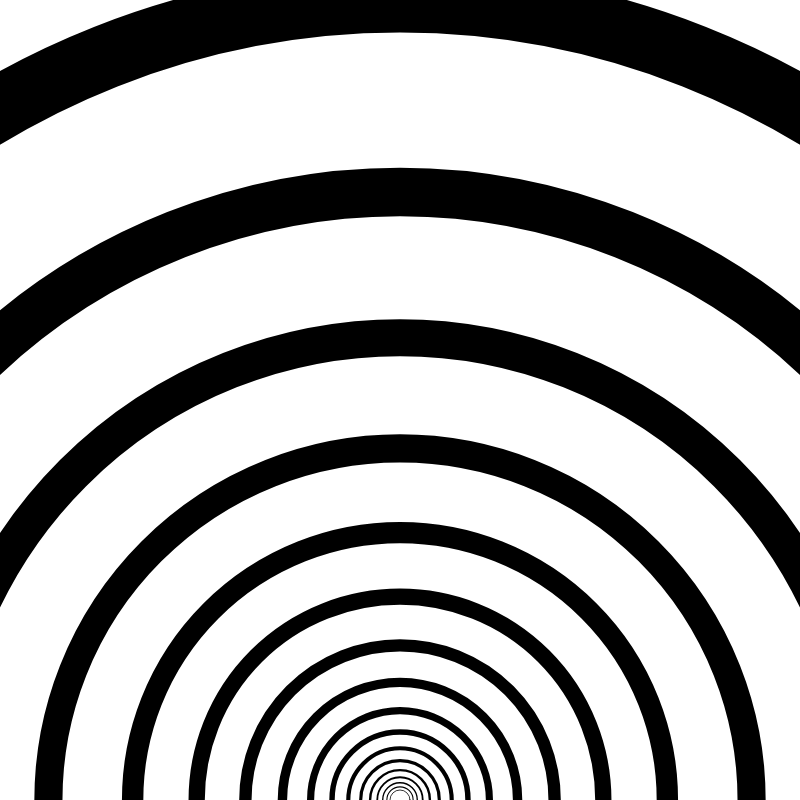
Frame 1 (no input)
Frame 60 (no input): identical to frame 1, image omitted
Frame 120 (the mouse pressed at the canvas centre since frame 60): identical to frame 1, image omitted

The p5.js sketch that drew this single still picture (run headless with seeded random() and noise() and a simulated clock; from frame 60 on, the mouse is pressed at the canvas centre):

// p5.js sketch
// ── sketch.js
// Geometric Progression

function setup() {
  createCanvas(800, 800);
  smooth(); 
}

function draw() {
  background(255);
  stroke(0); 
  noFill();
  
  var constantFactor = 1.315;
  var circleSize = 20; 
  
  //draws 20 concentric circles of decreasing diameter and decreasing lineWeight
  for (var i=1; i<20; i++) {
    strokeWeight(circleSize/25.0); 
    ellipse(width/2,height, circleSize, circleSize);
    circleSize = circleSize * constantFactor; 
  }
}
